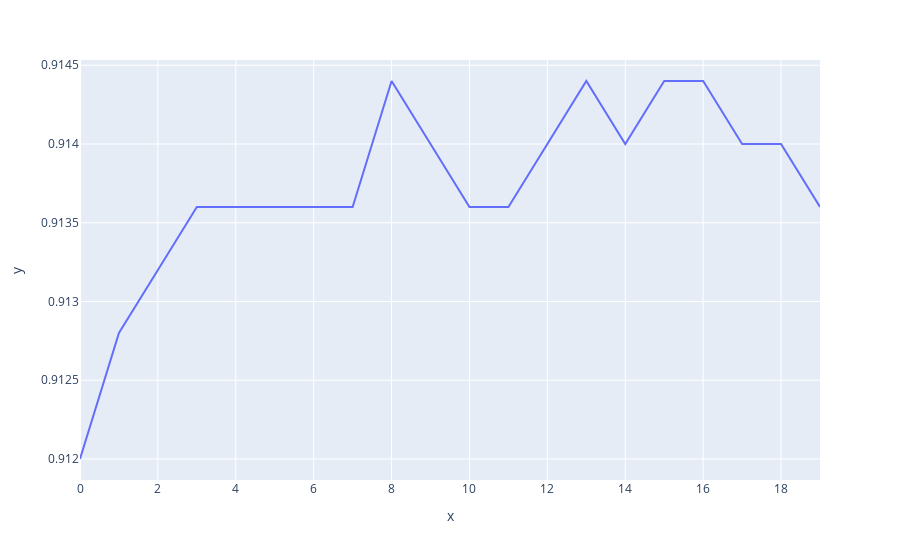

Notebook code cell kept with this figure:
### Code cell
import plotly.express as px
fig = px.line(x=np.arange(len(eval_hist3)), y=np.array(eval_hist3)[:,1])
fig.show()

### Figure 1 — Plotly figure (JSON) as saved in the notebook; plotly's stock layout.template omitted (floating-point values rounded to 4 significant figures)
{"data": [{"hovertemplate": "x=%{x}<br>y=%{y}<extra></extra>", "legendgroup": "", "line": {"color": "#636efa", "dash": "solid"}, "mode": "lines", "name": "", "showlegend": false, "type": "scatter", "x": [0, 1, 2, 3, 4, 5, 6, 7, 8, 9, 10, 11, 12, 13, 14, 15, 16, 17, 18, 19], "xaxis": "x", "y": [0.912, 0.9128, 0.9132, 0.9136, 0.9136, 0.9136, 0.9136, 0.9136, 0.9144, 0.914, 0.9136, 0.9136, 0.914, 0.9144, 0.914, 0.9144, 0.9144, 0.914, 0.914, 0.9136], "yaxis": "y"}], "layout": {"legend": {"tracegroupgap": 0}, "margin": {"t": 60}, "xaxis": {"anchor": "y", "domain": [0, 1], "title": {"text": "x"}}, "yaxis": {"anchor": "x", "domain": [0, 1], "title": {"text": "y"}}}}
